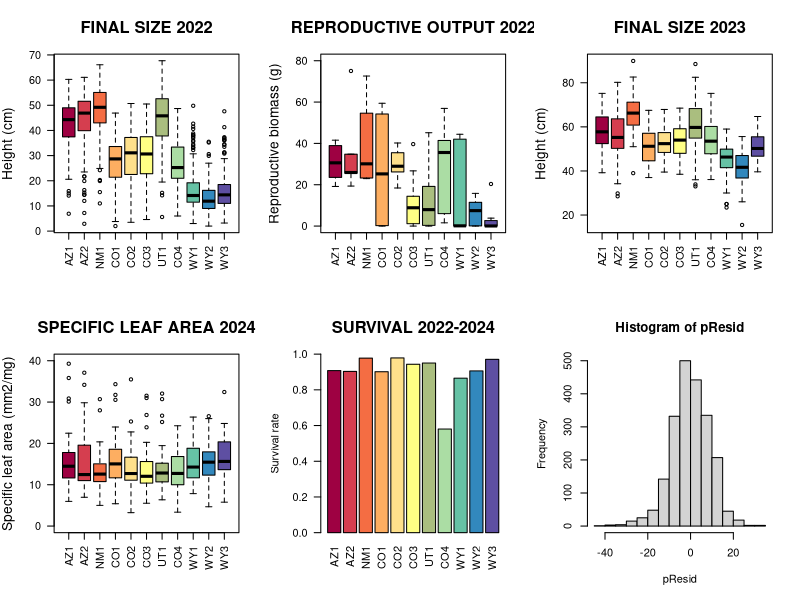
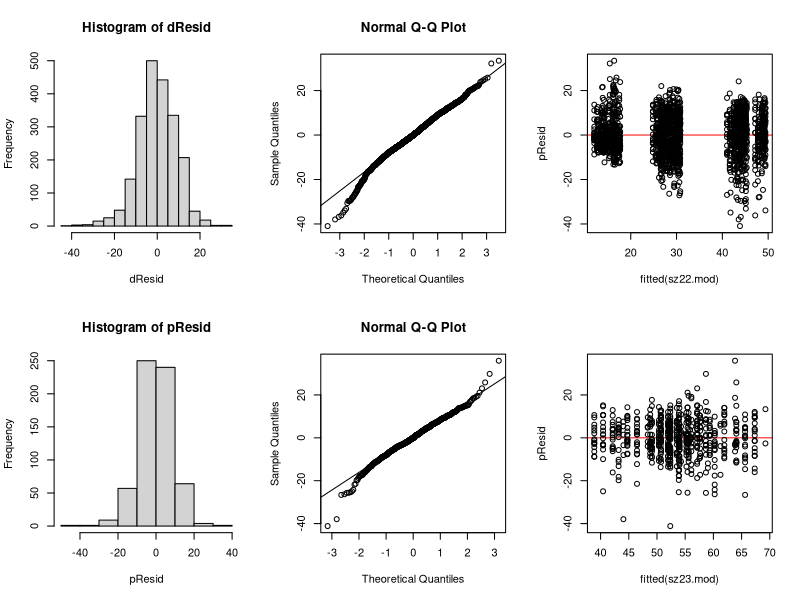
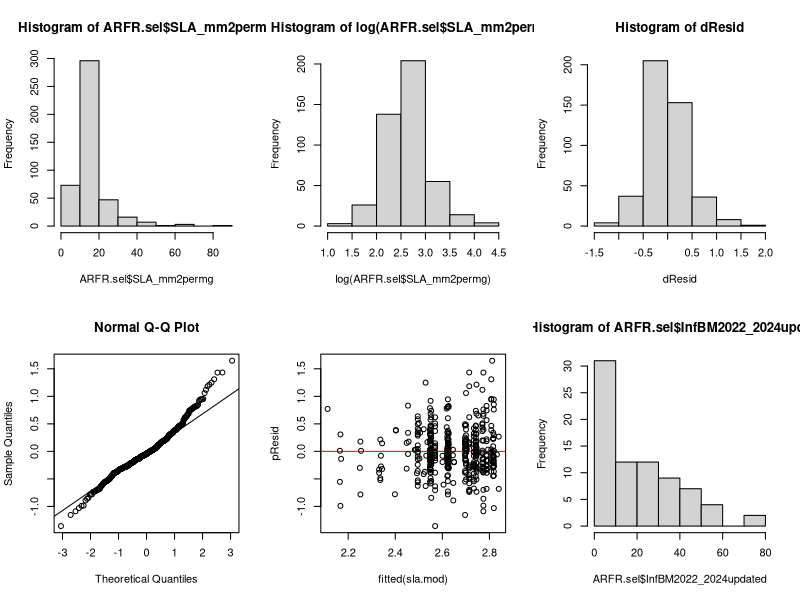
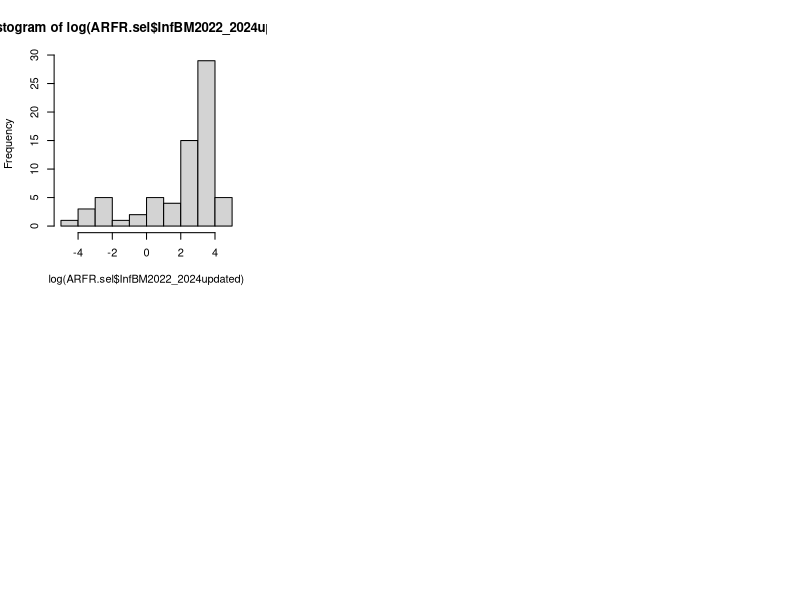

Write the R code that produced these figures, in order. (Note: this script raises an error after producing the figures.)
## A. Goebl - 
## Script updated 2025-11-02 
## Analysis of Artemisia frigida trait data from common garden experiment  


rm(list=ls())


## LOAD PACKAGES AND FUNCTIONS --------------------------------------------------------------------
library(tidyr)
library(corrplot)
library(dplyr)
library(stringr)
library(lme4)
library(car)
library(plotrix)
library(emmeans)

calcSE <- function(x){sd(x, na.rm=TRUE)/sqrt(length(x))}
## ------------------------------------------------------------------------------------------------





## SET WORKING DIRECTORY --------------------------------------------------------------------------
## ------------------------------------------------------------------------------------------------



## LOAD DATA --------------------------------------------------------------------------------------
ARFR22 <- read.csv(file="20251031_ChatfieldDataClean2022_ARFRms.csv", sep=",", header=TRUE, dec=".")
ARFR23 <- read.csv(file="20251031_ChatfieldDataClean2023_ARFRms.csv", sep=",", header=TRUE, dec=".")
ARFR24 <- read.csv(file="20251031_ChatfieldDataClean2024_ARFRms.csv", sep=",", header=TRUE, dec=".")

## Load PCA values from AE's analysis
pca_vals <- read.csv(file="20251006_pcaTableFromAE_ARFR.csv", sep=",", header=TRUE, dec=".")
## ----------------------------------------------------------------------------------------------




## ARFR - DATA RE-FORMAT AS NEEDED --------------------------------------------------------------
str(ARFR22)
str(ARFR23)
str(ARFR24)

ARFR22$Source <- as.factor(ARFR22$Source)
ARFR23$Source <- as.factor(ARFR23$Source)
ARFR24$Source <- as.factor(ARFR24$Source)

ARFR22$Treatment <- as.factor(ARFR22$Treatment)
ARFR23$Treatment <- as.factor(ARFR23$Treatment)
ARFR24$Treatment <- as.factor(ARFR24$Treatment)
## ----------------------------------------------------------------------------------------------




## ----------------------------------------------------------------------------------------------
## ARFR - PREPARE RESPONSE VARIABLES

## CHANGE DATA TO NA BASED ON VARIOUS CONDITIONS (E.G. EXCLUDE SURV DATA IN 2023-24 IF HARVESTED IN 2022)
ARFR22.ex <- ARFR22 %>% mutate(across(c(starts_with("Survival_"),starts_with("Length_")), 
             ~case_when(ExcludeBcNotReplaced=="Y" ~ as.numeric(NA), TRUE ~ as.numeric(.x))))
ARFR23.ex <- ARFR23 %>% mutate(across(c(starts_with("Survival_"), "Height_20230927"), 
             ~case_when(ARFR22.ExcludeBcNotReplaced=="Y" ~ as.numeric(NA), TRUE ~ as.numeric(.x))))
ARFR23.ex <- ARFR23.ex %>% mutate(across(c(starts_with("Survival_"), "Height_20230927"), 
             ~case_when(ARFR24.ExcludeBcHarvest=="Y" ~ as.numeric(NA), TRUE ~ as.numeric(.x))))
ARFR24.ex <- ARFR24 %>% mutate(across(c("Survival","LeafSurfaceArea_cm2","SLA_mm2permg","DryLeafMass_g",
             "InfBM2022smpls_HEADS_2024weigh","InfBM2022smpls_CHAFF_2024weigh"), 
            ~case_when(ARFR22.ExcludeBcNotReplaced=="Y" ~ as.numeric(NA), TRUE ~ as.numeric(.x))))
ARFR24.ex <- ARFR24.ex %>% mutate(across(c("Survival","LeafSurfaceArea_cm2","SLA_mm2permg","DryLeafMass_g",
             "InfBM2022smpls_HEADS_2024weigh","InfBM2022smpls_CHAFF_2024weigh"), 
            ~case_when(ARFR23.ExcludeSurvDueToInconsistData=="Y" ~ as.numeric(NA), TRUE ~ as.numeric(.x))))
ARFR24.ex <- ARFR24.ex %>% mutate(across(c("Survival","LeafSurfaceArea_cm2","SLA_mm2permg","DryLeafMass_g"), 
            ~case_when(ExcludeBcHarvest=="Y" ~ as.numeric(NA), TRUE ~ as.numeric(.x))))






## COMBINE AND ADD REPRODUCTIVE BIOMASS DATA --------------------------------------------------------------
## Combine flower head and chaff/seed weights + any missed samples from initial 2022 weights
## Change Chaff entries to zero (from NA) if no chaff weight, but heads were weighed
ARFR24.ex$InfBM2022smpls_CHAFF_2024weigh[!is.na(ARFR24.ex$InfBM2022smpls_HEADS_2024weigh) & is.na(ARFR24.ex$InfBM2022smpls_CHAFF_2024weigh)] <- 0
## Add chaff and head weights together
ARFR24.ex$InfBM2022_2024updated <- ARFR24.ex$InfBM2022smpls_HEADS_2024weigh + ARFR24.ex$InfBM2022smpls_CHAFF_2024weigh
## Add several individuals (524, 885, and 908) from 2022 weights that weren't available for 2024 re-weigh
ARFR24.ex$InfBM2022_2024updated[ARFR24.ex$ID==524] <- ARFR24.ex$InfBM2022_Wobag_g[ARFR24.ex$ID==524]
ARFR24.ex$InfBM2022_2024updated[ARFR24.ex$ID==885] <- ARFR24.ex$InfBM2022_Wobag_g[ARFR24.ex$ID==885]
ARFR24.ex$InfBM2022_2024updated[ARFR24.ex$ID==908] <- ARFR24.ex$InfBM2022_Wobag_g[ARFR24.ex$ID==908]



## CLEAN 2023 PLANT SIZE FIELD MEASUREMENTS -------------------------------------------------------
identical(ARFR23.ex$ExcludeSurvDueToInconsistData, ARFR23.ex$ExcludeSzDueToUncertainty)
nrow(ARFR23.ex[!is.na(ARFR23.ex$ExcludeSurvDueToInconsistData),])
nrow(ARFR23.ex[!is.na(ARFR23.ex$ExcludeSzDueToUncertainty),])

nrow(ARFR23.ex[!is.na(ARFR23.ex$Height_20230927>0),])
ARFR23.ex$Height_20230927[ARFR23.ex$ExcludeSzDueToUncertainty=="Y" & !is.na(ARFR23.ex$ExcludeSzDueToUncertainty)] <- NA
ARFR23.ex$Height_20230927[ARFR23.ex$ExcludeSurvDueToInconsistData=="Y" & !is.na(ARFR23.ex$ExcludeSurvDueToInconsistData)] <- NA
nrow(ARFR23[!is.na(ARFR23$Height_20230927>0),])




## COMBINE RELEVANT 2022, 2023, 2024 DATA
ARFR22.sel <- ARFR22.ex %>% dplyr::select(c("ID", "Length_cm_20220726","Survival_20220922"))               
ARFR23.sel <- ARFR23.ex %>% dplyr::select(c("ID","Height_20230927","Survival_20230801")) 
ARFR.sel <- left_join(ARFR24.ex, ARFR23.sel, by="ID") 
ARFR.sel <- left_join(ARFR.sel, ARFR22.sel, by="ID") 
ARFR.sel$Source <- as.factor(ARFR.sel$Source)

ARFR.sel$PopAbbrev <- as.character(str_replace_all(ARFR.sel$PopAbbrev, "\\.", ""))

AddnCols <- as.data.frame(cbind(as.character(ARFR.sel$PopAbbrev),as.character(ARFR.sel$PopCol),as.numeric(ARFR.sel$Lat),as.character(ARFR.sel$Source)))
colnames(AddnCols) <- c("PopAbbrev","PopCol","Lat","Source")
# --------------------------------------------------------------------------------------------------





## ARFR - VISUALIZE RAW DATA ---------------------------------------------------------------

## Order populations for plotting 
## Order by average latitude (or other traits)
ARFR.latByMed <- with(ARFR.sel, reorder(Source, Lat, median, na.rm=TRUE))

ARFR.meds <- ARFR.sel %>% group_by(Source) %>% 
             dplyr::summarise(Height22_MD=median(Length_cm_20220726,na.rm=TRUE), AGB22_MD=median(AGB2022_MinusBag,na.rm=TRUE),
             ReproBMrw_MD=median(InfBM2022_2024updated,na.rm=TRUE), Height23_MD=median(Height_20230927,na.rm=TRUE),
             SLA_MD=median(SLA_mm2permg,na.rm=TRUE), Surv24_Count=length(na.omit(Survival)), Surv24_Sum=sum(Survival, na.rm=TRUE),
             Surv23_Count=length(na.omit(Survival_20230801)), Surv23_Sum=sum(Survival_20230801, na.rm=TRUE),
             Surv22_Count=length(na.omit(Survival_20220922)), Surv22_Sum=sum(Survival_20220922, na.rm=TRUE))

ARFR.meds <- left_join(ARFR.meds, AddnCols, by="Source")
ARFR.meds <- unique(ARFR.meds)

## Estimate survival each year
surv24.pop <- ARFR.meds$Surv24_Sum/ARFR.meds$Surv24_Count
surv23.pop <- ARFR.meds$Surv23_Sum/ARFR.meds$Surv23_Count
surv22.pop <- ARFR.meds$Surv22_Sum/ARFR.meds$Surv22_Count



## Boxplots of raw data 
ARFR.meds <- ARFR.meds[order(ARFR.meds$Lat),] #Order by latitude

par(mfrow=c(2,3))

## Size 2022
boxplot(Length_cm_20220726 ~ ARFR.latByMed, data=ARFR.sel,
        ylab="Height (cm)", xlab=NA, cex.lab=1.25, horizontal=FALSE,
        cex.axis=0.99, names=ARFR.meds$PopAbbrev, las=2,
        main="FINAL SIZE 2022", cex.main=1.5, col=ARFR.meds$PopCol)


## Reproduction
boxplot(InfBM2022_2024updated ~ ARFR.latByMed, data=ARFR.sel, las=2,
        ylab="Reproductive biomass (g)", xlab=NA, cex.lab=1.25, cex.axis=0.99, 
        names=ARFR.meds$PopAbbrev, horizontal=FALSE, ylim=c(0,80),
        cex.main=1.5, col=ARFR.meds$PopCol, main="REPRODUCTIVE OUTPUT 2022")


## Size 2023
boxplot(Height_20230927 ~ ARFR.latByMed, data=ARFR.sel,
        ylab="Height (cm)", xlab=NA, cex.lab=1.25, horizontal=FALSE,
        cex.axis=0.99, names=ARFR.meds$PopAbbrev, las=2, ylim=c(15,90),
        main="FINAL SIZE 2023", cex.main=1.5, col=ARFR.meds$PopCol)


## SLA 2024
boxplot(SLA_mm2permg ~ ARFR.latByMed, data=ARFR.sel, las=2,
        ylab="Specific leaf area (mm2/mg)", xlab=NA, cex.lab=1.25, cex.axis=0.99, 
        names=ARFR.meds$PopAbbrev, horizontal=FALSE, ylim=c(0,40),
        cex.main=1.5, col=ARFR.meds$PopCol, main="SPECIFIC LEAF AREA 2024")


## Survival 2024 Barplot
barplot(surv24.pop, col=ARFR.meds$PopCol, ylim=c(0,1), cex.axis=0.99, names.arg=ARFR.meds$PopAbbrev,
        las=2, ylab="Survival rate", main="SURVIVAL 2022-2024", cex.main=1.5)
## ---------------------------------------------------






## MODEL TRAIT DATA ----------------------------------

## Re-order Source as factor before running models
AddnCols.unq <- unique(AddnCols)
AddnCols.unq <- AddnCols.unq[order(AddnCols.unq$Lat),] #Order by lat

ARFR.sel$Source <- factor(ARFR.sel$Source, levels=AddnCols.unq$Source)



## Plant size

## 2022
ARFR.sel$Block <- as.factor(ARFR.sel$Block)
sz22.mod <- lmer(Length_cm_20220726 ~ Source + (1|Block), data=ARFR.sel)
summary(sz22.mod)
Anova(sz22.mod)

## Check distribution of residuals to assess if model form/ family is appropriate
pResid <- residuals(sz22.mod, type="pearson")
dResid <- residuals(sz22.mod, type="deviance")
hist(pResid)                                          #Shape should be consistent with assumed error distribution (e.g. normal)
hist(dResid)
qqnorm(pResid)                                        #Points should roughly follow the diagonal line, even at tails
qqline(dResid)
plot(fitted(sz22.mod), pResid, abline(h=0,col="red")) #Residuals should be randomly scattered around 0 line

## Obtain model predicted values for response variables
predForSource <- as.data.frame(AddnCols.unq$Source) 
colnames(predForSource) <- "Source"
sz22.pred <- predict(sz22.mod, newdata=predForSource, type="response", re.form=~0, se.fit=TRUE)


## 2023
sz23.mod <- lmer(Height_20230927 ~ Source + (1|Block), data=ARFR.sel)
summary(sz23.mod)
Anova(sz23.mod)

## Check distribution of residuals to assess if model form/ family is appropriate
pResid <- residuals(sz23.mod, type="pearson")
hist(pResid)                                          
qqnorm(pResid)                                        
qqline(pResid)
plot(fitted(sz23.mod), pResid, abline(h=0,col="red")) 

## Obtain model predicted values for response variables
sz23.pred <- predict(sz23.mod, newdata=predForSource, se.fit=TRUE, type="response", re.form=~0)



## SLA
hist(ARFR.sel$SLA_mm2permg)
hist(log(ARFR.sel$SLA_mm2permg))
sla.mod <- lmer(log(SLA_mm2permg) ~ Source + (1|Block), data=ARFR.sel)
summary(sla.mod)
Anova(sla.mod)

## Check distribution of residuals to assess if model form/ family is appropriate
pResid <- residuals(sla.mod, type="pearson")
dResid <- residuals(sla.mod, type="deviance")
hist(dResid)                                          
qqnorm(pResid)                                        
qqline(pResid)
plot(fitted(sla.mod), pResid, abline(h=0,col="red")) 

## Obtain model predicted values for response variables
sla.predLog <- predict(sla.mod, newdata=predForSource, type="response", re.form=~0, se.fit=TRUE)
sla.predOrigFit <- exp(sla.predLog$fit)
sla.predOrigSE <- exp(sla.predLog$se.fit)



## Reproductive biomass
hist(ARFR.sel$InfBM2022_2024updated)
hist(log(ARFR.sel$InfBM2022_2024updated))

rbm.mod <- lmer(log(InfBM2022_2024updated) ~ Source + (1|Block), data=ARFR.sel)
summary(rbm.mod)
Anova(rbm.mod)

## Check distribution of residuals to assess if model form/ family is appropriate
pResid <- residuals(rbm.mod, type="pearson")
hist(pResid)                                          
qqnorm(pResid)                                        
qqline(pResid)
plot(fitted(rbm.mod), pResid, abline(h=0,col="red")) 

## Obtain model predicted values for response variables
rbm.predLog <- predict(rbm.mod, newdata=predForSource, type="response", re.form=~0, se.fit=TRUE)
rbm.predOrigFit <- exp(rbm.predLog$fit)
rbm.predOrigSE <- exp(rbm.predLog$se.fit)



## Survival
surv24.mod <- glmer(Survival ~ Source + (1|Block), data=ARFR.sel, family=binomial(link="logit"))
summary(surv24.mod)
Anova(surv24.mod)

## Obtain model predicted values for response variables
surv24.pred <- predict(surv24.mod, newdata=predForSource, type="response", re.form=~0, se.fit=TRUE)






## PLOT MODEL ESTIMATES AND SE
predForSource <- dplyr::left_join(predForSource, AddnCols, by="Source")
predForSource <- unique(predForSource)
preds <- cbind(predForSource, sz22.pred$fit, sz22.pred$se.fit, sz23.pred$fit, sz23.pred$se.fit,
               rbm.predOrigFit, rbm.predOrigSE, sla.predOrigFit, sla.predOrigSE, surv24.pred$fit, surv24.pred$se.fit)

par(mfrow=c(1,1))
plot(NA, NA, xlab="Seed source", ylab="Height (cm)",
     main="FINAL SIZE 2022", cex.lab=1.25, xaxt='n', xlim=c(1,11), ylim=c(13.5,48.5))
arrows(1:11, preds$`sz22.pred$fit`+preds$`sz22.pred$se.fit`, 1:11, preds$`sz22.pred$fit`-preds$`sz22.pred$se.fit`,
       angle=90, col="black", code=3, length=0, lwd=2)
points(1:11, preds$`sz22.pred$fit`, col="black", bg=preds$PopCol, pch=21, cex=1.45)
axis(side=1, at=1:11,preds$PopAbbrev, las=2, cex.axis=0.9)


par(mfrow=c(2,2))
plot(NA, NA, xlab="Seed source", ylab="Reproductive  biomass (g)",
     main="REPRODUCTION 2022", cex.lab=1.25, xaxt='n', xlim=c(1,11), ylim=c(0,40))
arrows(1:11, preds$rbm.predOrigFit+preds$rbm.predOrigSE, 1:11, preds$rbm.predOrigFit-preds$rbm.predOrigSE,
       angle=90, col="black", code=3, length=0, lwd=2)
points(1:11, preds$rbm.predOrigFit, col="black", bg=preds$PopCol, pch=21, cex=1.5)
axis(side=1, at=1:11,preds$PopAbbrev, las=2, cex.axis=0.9)

plot(NA, NA, xlab="Seed source", ylab="Height (cm)",
     main="FINAL SIZE 2023", cex.lab=1.25, xaxt='n', xlim=c(1,11), ylim=c(40,68))
arrows(1:11, preds$`sz23.pred$fit`+preds$`sz23.pred$se.fit`, 1:11, preds$`sz23.pred$fit`-preds$`sz23.pred$se.fit`,
       angle=90, col="black", code=3, length=0, lwd=2)
points(1:11, preds$`sz23.pred$fit`, col="black", bg=preds$PopCol, pch=21, cex=1.5)
axis(side=1, at=1:11,preds$PopAbbrev, las=2, cex.axis=0.9)

plot(NA, NA, xlab="Seed source", ylab="Specific leaf area (mm2/mg)",
     main="SPECIFIC LEAF AREA 2024", cex.lab=1.25, xaxt='n', xlim=c(1,11), ylim=c(10,16))
arrows(1:11, preds$sla.predOrigFit+preds$sla.predOrigSE, 1:11, preds$sla.predOrigFit-preds$sla.predOrigSE,
       angle=90, col="black", code=3, length=0, lwd=2)
points(1:11, preds$sla.predOrigFit, col="black", bg=preds$PopCol, pch=21, cex=1.5)
axis(side=1, at=1:11,preds$PopAbbrev, las=2, cex.axis=0.9)

plot(NA, NA, xlab="Seed source", ylab="Survival rate",
     main="SURVIVAL 2022-2024", cex.lab=1.25, xaxt='n', xlim=c(1,11), ylim=c(0,1.9))
arrows(1:11, preds$`surv24.pred$fit`+preds$`surv24.pred$se.fit`, 1:11, preds$`surv24.pred$fit`-preds$`surv24.pred$se.fit`,
       angle=90, col="black", code=3, length=0, lwd=2)
points(1:11, preds$`surv24.pred$fit`, col="black", bg=preds$PopCol, pch=21, cex=1.5)
axis(side=1, at=1:11,preds$PopAbbrev, las=2, cex.axis=0.9)



## Look at correlation in trait estimates
plot(preds$`sz22.pred$fit`, preds$`sz23.pred$fit`)
plot(preds$`sz22.pred$fit`, preds$rbm.predOrigFit)
plot(preds$`sz23.pred$fit`, preds$rbm.predOrigFit)



## Look at pairwise differences in model estimates + sig between populations using emmeans 
sz23.pw <- emmeans(sz23.mod, specs = pairwise ~ Source, type="response")
rbm.pw <- emmeans(rbm.mod, specs = pairwise ~ Source, type="response")
sla.pw <- emmeans(sla.mod, specs = pairwise ~ Source, type="response")
surv.pw <- emmeans(surv24.mod, specs = pairwise ~ Source, type="response")
## ---------------------------------------------------------------------








## Trait PCA -----------------------------------------------------------
library(FactoMineR)

ARFR.sel$Grwth <- ARFR.sel$Height_20230927 - ARFR.sel$Length_cm_20220726
ARFR.traits <- ARFR.sel %>% dplyr::select(c("Length_cm_20220726","Height_20230927","Grwth","Survival","SLA_mm2permg",
                                            "InfBM2022_2024updated","Source")) 

## Clean up and subset dataset due to missing values 
ARFR.traits <- ARFR.traits[!is.na(ARFR.traits$Length_cm_20220726),] #Remove indivs that died early & have no data
ARFR.traits <- ARFR.traits[!is.na(ARFR.traits$Survival) | !is.na(ARFR.traits$InfBM2022_2024updated),] #Remove rows without surv data except for plts w InfBM
ARFR.traits <- ARFR.traits[(!is.na(ARFR.traits$Height_20230927) | !is.na(ARFR.traits$SLA_mm2permg)) 
                           | !is.na(ARFR.traits$InfBM2022_2024updated),] #Keep rows that have InfBM and either 2023 sz or SLA

## Look at trait correlations
ARFR.traitsCor <- cor(ARFR.traits[,1:6], use="pairwise.complete.obs")
corrplot(ARFR.traitsCor)
## Exclude size in 2022 due to high correlation with growth and 2022 repro

## Calculate population means and use to impute missing values (modified from ChatGPT)
ARFR.traitsImp <- ARFR.traits[,2:7] %>% group_by(Source) %>%
  mutate(Grwth=ifelse(is.na(Grwth), mean(Grwth, na.rm=TRUE), Grwth),
  Sz23=ifelse(is.na(Height_20230927), mean(Height_20230927, na.rm=TRUE), Height_20230927),
  SLA=ifelse(is.na(SLA_mm2permg), mean(SLA_mm2permg, na.rm=TRUE), SLA_mm2permg),
  RBM=ifelse(is.na(InfBM2022_2024updated), mean(InfBM2022_2024updated, na.rm=TRUE), InfBM2022_2024updated)
  ) %>%
  ungroup()

ARFR.traitsImp <- ARFR.traitsImp %>% dplyr::select(c("Sz23","Grwth","Survival","SLA","RBM")) 

## Run PCA
pca.results <- PCA(ARFR.traitsImp, scale.unit=TRUE, graph=TRUE)


## Get sample list with pop ID and colors
ARFR.indivPop <- ARFR.sel %>% dplyr::select(c("Source", "ID", "HexCode_Indv"))
ARFR.indivPop$ID <- as.factor(ARFR.indivPop$ID)
indivs.traitPCA <- as.factor(rownames(ARFR.traits))
indivs.traitPCA <- as.data.frame(indivs.traitPCA)
colnames(indivs.traitPCA) <- "ID"
indivs.traitPCA <- left_join(indivs.traitPCA, ARFR.indivPop, by="ID")

pca.ind <- pca.results$ind
pca.load <- pca.results$var$coord
pca.eig <- pca.results$eig



## Plot
par(mfrow=c(1,1))
par(pty="s")

plot(x=pca.ind$coord[,1], y=pca.ind$coord[,2],pch=19, cex=1.2, col=indivs.traitPCA$HexCode_Indv, main="Trait PCA",
     xlab="PC1 (28.8% variance)", ylab="PC2 (26.1% variance)")
legend("topleft", AddnCols.unq$PopAbbrev, col=AddnCols.unq$PopCol, cex=0.95, pch=19)

plot(x=pca.ind$coord[,3], y=pca.ind$coord[,4],pch=19, cex=1.2, col=indivs.traitPCA$HexCode_Indv, main="Trait PCA")


## Add loadings to plot (modified from chatGPT)
rownames(pca.load)
traits.loadNames <- c("Size","Growth","Survival","SLA","Reproduction")
arrow_scale <- 4
arrows(0,0, pca.load[,1]*arrow_scale, pca.load[,2]*arrow_scale, length=0.1, col="black", lwd=2)

text(pca.load[,1]*arrow_scale, pca.load[,2]*arrow_scale,
     labels=traits.loadNames, pos=2, cex=0.9)




## Calculate PC1 mean values for each source population
trait.PCscores <- as.data.frame(cbind(pca.ind$coord[,1], pca.ind$coord[,2], as.character(indivs.traitPCA$Source)))
#trait.PCscores <- as.data.frame(cbind(pca.results$x[,1], pca.results$x[,2], as.character(indivs.traitPCA$Source)))
colnames(trait.PCscores) <- c("PC1", "PC2", "Source")
trait.PCscores$PC1 <- as.numeric(trait.PCscores$PC1)
traitPC1.mean <- trait.PCscores %>% group_by(Source) %>% summarise(PC1mean = mean(PC1), n=n())

## Create color gradient and assign colors based on numeric continuous PC1 mean values
# Adapted from ChatGPT generated code
# Define a color gradient (e.g., from blue to red)
gradient_fn <- colorRamp(c("greenyellow",   "deeppink"))

# Normalize values to [0,1] scale
vals_norm <- (traitPC1.mean$PC1mean - min(traitPC1.mean$PC1mean)) / (max(traitPC1.mean$PC1mean) - min(traitPC1.mean$PC1mean))

# Get RGB colors (as integers 0-255)
rgb_matrix <- gradient_fn(vals_norm)

# Convert to hex color strings
colors.traitPC <- rgb(rgb_matrix[,1], rgb_matrix[,2], rgb_matrix[,3], maxColorValue = 255)

# Plot using colors
dev.off()
plot(traitPC1.mean$PC1mean, rep(1, length(traitPC1.mean$PC1mean)), col=colors.traitPC, pch=16, cex=2,
     xlab="Trait PC1 score", ylab=NA, main="Color representation of trait PC1 scores", yaxt='n', cex.main=1.5)

traitPC1.mean$color <- colors.traitPC

## Plot range of color gradient as a legend
traitPCrange <- seq(from=min(traitPC1.mean$PC1mean), to=max(traitPC1.mean$PC1mean), by=0.01)
vals_normTraitRange <- (traitPCrange - min(traitPCrange)) / (max(traitPCrange) - min(traitPCrange))
rgb_matrixTraitRange <- gradient_fn(vals_normTraitRange)
colors.traitPCrange <- rgb(rgb_matrixTraitRange[,1], rgb_matrixTraitRange[,2], rgb_matrixTraitRange[,3], maxColorValue = 255)
plot(traitPCrange, rep(0.5, length(traitPCrange)), col=colors.traitPCrange, pch=15, cex=4)
## -----------------------------------------------------------------------------







### VCF table and genomic PCA  --------------------------------------------------------------------------
## Get list of sample names 
indvNames <- as.data.frame(as.character(pca_vals$sample.id))
colnames(indvNames) <- "Sample"

## Make column with ID using string replace 
indvNames$Temp <- str_replace(indvNames$Sample, "ARFR_", "")
indvNames$ID <- as.integer(str_replace(indvNames$Temp, "_sorted", ""))
## Join by ID to get source (pop ID)
indvNames <- left_join(indvNames, ARFR24, by="ID")




## PCA scores  
## All samples
pca_vals$Sample <- indvNames$Sample               
pca_vals$Source <- indvNames$Source                          #Add a column with pop ID
popNames <- unique(indvNames$PopID)


## Calculate mean PC values for each population
PC1.mean <- pca_vals %>% group_by(Source) %>% summarise(PC1mean = mean(EV1), n=n())
PC1.mean <- PC1.mean[1:11,]

PC2.mean <- pca_vals %>% group_by(Source) %>% summarise(PC2mean = mean(EV2), n=n())
PC2.mean <- PC2.mean[1:11,]



## Create color gradient and assign colors based on numeric continuous PC1 mean values
# Adapted from ChatGPT generated code
# Define a color gradient 
gradient_fn <- colorRamp(c("greenyellow",   "deeppink"))

# Normalize values to [0,1] scale
vals_norm <- (PC1.mean$PC1mean - min(PC1.mean$PC1mean)) / (max(PC1.mean$PC1mean) - min(PC1.mean$PC1mean))

# Get RGB colors (as integers 0-255)
rgb_matrix <- gradient_fn(vals_norm)

# Convert to hex color strings
colors <- rgb(rgb_matrix[,1], rgb_matrix[,2], rgb_matrix[,3], maxColorValue = 255)

# Plot using colors
dev.off()
plot(PC1.mean$PC1mean, rep(1, length(PC1.mean$PC1mean)), col=colors, pch=16, cex=1.75,
     xlab="Genomic PC1 score", ylab=NA, main="Color representation of genomic PC1 scores", yaxt='n')

PC1.mean$color <- colors

## Plot range of color gradient as a legend
genPCrange <- seq(from=min(PC1.mean$PC1mean), to=max(PC1.mean$PC1mean), by=0.01)
vals_normGenRange <- (genPCrange - min(genPCrange)) / (max(genPCrange) - min(genPCrange))
rgb_matrixGenRange <- gradient_fn(vals_normGenRange)
colors.genPCrange <- rgb(rgb_matrixGenRange[,1], rgb_matrixGenRange[,2], rgb_matrixGenRange[,3], maxColorValue = 255)
plot(genPCrange, rep(0.5, length(genPCrange)), col=colors.genPCrange, pch=15, cex=4)



## PC2
# Normalize values to [0,1] scale
vals_normPC2 <- (PC2.mean$PC2mean - min(PC2.mean$PC2mean)) / (max(PC2.mean$PC2mean) - min(PC2.mean$PC2mean))

# Get RGB colors (as integers 0-255)
rgb_matrixPC2 <- gradient_fn(vals_normPC2)

# Convert to hex color strings
colorsPC2 <- rgb(rgb_matrixPC2[,1], rgb_matrixPC2[,2], rgb_matrixPC2[,3], maxColorValue = 255)

# Plot using colors
dev.off()
plot(PC2.mean$PC2mean, rep(1, length(PC2.mean$PC2mean)), col=colorsPC2, pch=16, cex=1.75,
     xlab="Genomic PC2 score", ylab=NA, main="Color representation of genomic PC2 scores", yaxt='n')

PC2.mean$color <- colorsPC2

## Plot range of color gradient as a legend
genPCrange <- seq(from=min(PC2.mean$PC2mean), to=max(PC2.mean$PC2mean), by=0.01)
vals_normGenRange <- (genPCrange - min(genPCrange)) / (max(genPCrange) - min(genPCrange))
rgb_matrixGenRange <- gradient_fn(vals_normGenRange)
colors.genPCrange <- rgb(rgb_matrixGenRange[,1], rgb_matrixGenRange[,2], rgb_matrixGenRange[,3], maxColorValue = 255)
plot(genPCrange, rep(0.5, length(genPCrange)), col=colors.genPCrange, pch=15, cex=4)
## -------------------------------------------------------------------------------------------
